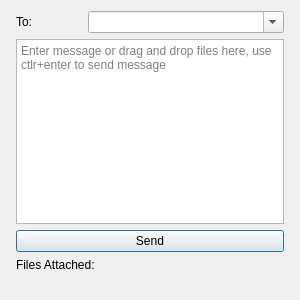
<?xml version="1.0" encoding="UTF-8"?>
<ui version="4.0">
 <class>Dialog</class>
 <widget class="QWidget" name="Dialog">
  <property name="geometry">
   <rect>
    <x>0</x>
    <y>0</y>
    <width>300</width>
    <height>300</height>
   </rect>
  </property>
  <property name="windowTitle">
   <string>Send Message</string>
  </property>
  <layout class="QVBoxLayout" name="verticalLayout">
   <item>
    <layout class="QHBoxLayout" name="llayout">
     <property name="spacing">
      <number>0</number>
     </property>
     <property name="sizeConstraint">
      <enum>QLayout::SetNoConstraint</enum>
     </property>
     <property name="topMargin">
      <number>0</number>
     </property>
     <property name="bottomMargin">
      <number>0</number>
     </property>
    </layout>
   </item>
   <item>
    <layout class="QVBoxLayout" name="vlayout" stretch="0,1,0,0,0">
     <property name="sizeConstraint">
      <enum>QLayout::SetMaximumSize</enum>
     </property>
     <property name="leftMargin">
      <number>5</number>
     </property>
     <property name="topMargin">
      <number>0</number>
     </property>
     <property name="rightMargin">
      <number>5</number>
     </property>
     <property name="bottomMargin">
      <number>3</number>
     </property>
     <item>
      <layout class="QHBoxLayout" name="hlayout" stretch="1,3">
       <item>
        <widget class="QLabel" name="options_label">
         <property name="text">
          <string>To:</string>
         </property>
        </widget>
       </item>
       <item>
        <widget class="QComboBox" name="options_combo">
         <property name="cursor">
          <cursorShape>ArrowCursor</cursorShape>
         </property>
         <property name="acceptDrops">
          <bool>true</bool>
         </property>
         <property name="editable">
          <bool>true</bool>
         </property>
        </widget>
       </item>
      </layout>
     </item>
     <item>
      <widget class="QTextEdit" name="message_edit">
       <property name="sizePolicy">
        <sizepolicy hsizetype="Preferred" vsizetype="Preferred">
         <horstretch>0</horstretch>
         <verstretch>0</verstretch>
        </sizepolicy>
       </property>
       <property name="sizeIncrement">
        <size>
         <width>1</width>
         <height>1</height>
        </size>
       </property>
       <property name="whatsThis">
        <string>&lt;html&gt;&lt;head/&gt;&lt;body&gt;&lt;p&gt;Area to type Message and insert files&lt;/p&gt;&lt;/body&gt;&lt;/html&gt;</string>
       </property>
       <property name="autoFillBackground">
        <bool>true</bool>
       </property>
       <property name="placeholderText">
        <string>Enter message or drag and drop files here, use ctlr+enter to send message</string>
       </property>
      </widget>
     </item>
     <item>
      <widget class="QPushButton" name="send_button">
       <property name="cursor">
        <cursorShape>PointingHandCursor</cursorShape>
       </property>
       <property name="text">
        <string>Send</string>
       </property>
       <property name="default">
        <bool>true</bool>
       </property>
      </widget>
     </item>
     <item>
      <widget class="QLabel" name="pathLabel">
       <property name="text">
        <string>Files Attached:</string>
       </property>
      </widget>
     </item>
     <item>
      <widget class="QLabel" name="listView">
       <property name="sizePolicy">
        <sizepolicy hsizetype="Preferred" vsizetype="Preferred">
         <horstretch>0</horstretch>
         <verstretch>0</verstretch>
        </sizepolicy>
       </property>
       <property name="minimumSize">
        <size>
         <width>0</width>
         <height>0</height>
        </size>
       </property>
       <property name="sizeIncrement">
        <size>
         <width>0</width>
         <height>0</height>
        </size>
       </property>
       <property name="font">
        <font>
         <family>Times New Roman</family>
         <pointsize>5</pointsize>
        </font>
       </property>
       <property name="cursor">
        <cursorShape>ArrowCursor</cursorShape>
       </property>
       <property name="contextMenuPolicy">
        <enum>Qt::PreventContextMenu</enum>
       </property>
       <property name="whatsThis">
        <string>&lt;!DOCTYPE HTML PUBLIC &quot;-//W3C//DTD HTML 4.0//EN&quot; &quot;http://www.w3.org/TR/REC-html40/strict.dtd&quot;&gt;
&lt;html&gt;&lt;head&gt;&lt;meta name=&quot;qrichtext&quot; content=&quot;1&quot; /&gt;&lt;style type=&quot;text/css&quot;&gt;
p, li { white-space: pre-wrap; }
&lt;/style&gt;&lt;/head&gt;&lt;body style=&quot; font-family:'Times New Roman'; font-size:5pt; font-weight:400; font-style:normal;&quot;&gt;
&lt;p style=&quot; margin-top:0px; margin-bottom:0px; margin-left:0px; margin-right:0px; -qt-block-indent:0; text-indent:0px;&quot;&gt;&lt;span style=&quot; font-size:8pt;&quot;&gt;List of attached files and folders&lt;/span&gt;&lt;/p&gt;&lt;/body&gt;&lt;/html&gt;</string>
       </property>
       <property name="autoFillBackground">
        <bool>true</bool>
       </property>
       <property name="text">
        <string/>
       </property>
       <property name="wordWrap">
        <bool>true</bool>
       </property>
      </widget>
     </item>
    </layout>
   </item>
  </layout>
 </widget>
 <resources/>
 <connections/>
</ui>
